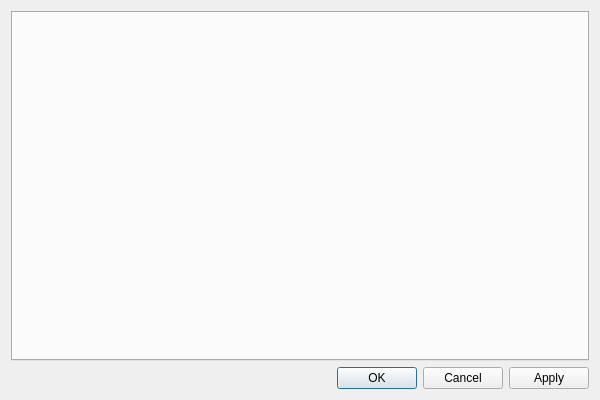
<?xml version="1.0" encoding="UTF-8"?>
<ui version="4.0">
 <class>ui::OptionsDialog</class>
 <widget class="QDialog" name="ui::OptionsDialog">
  <property name="geometry">
   <rect>
    <x>0</x>
    <y>0</y>
    <width>600</width>
    <height>400</height>
   </rect>
  </property>
  <property name="windowTitle">
   <string>Options</string>
  </property>
  <layout class="QGridLayout" name="gridLayout">
   <item row="0" column="0">
    <widget class="QTabWidget" name="OptionsPages"/>
   </item>
   <item row="1" column="0">
    <widget class="QDialogButtonBox" name="DialogButtons">
     <property name="standardButtons">
      <set>QDialogButtonBox::Apply|QDialogButtonBox::Cancel|QDialogButtonBox::Ok</set>
     </property>
    </widget>
   </item>
  </layout>
 </widget>
 <resources/>
 <connections>
  <connection>
   <sender>DialogButtons</sender>
   <signal>accepted()</signal>
   <receiver>ui::OptionsDialog</receiver>
   <slot>accept()</slot>
   <hints>
    <hint type="sourcelabel">
     <x>227</x>
     <y>251</y>
    </hint>
    <hint type="destinationlabel">
     <x>199</x>
     <y>147</y>
    </hint>
   </hints>
  </connection>
  <connection>
   <sender>DialogButtons</sender>
   <signal>rejected()</signal>
   <receiver>ui::OptionsDialog</receiver>
   <slot>reject()</slot>
   <hints>
    <hint type="sourcelabel">
     <x>227</x>
     <y>251</y>
    </hint>
    <hint type="destinationlabel">
     <x>199</x>
     <y>147</y>
    </hint>
   </hints>
  </connection>
 </connections>
</ui>
